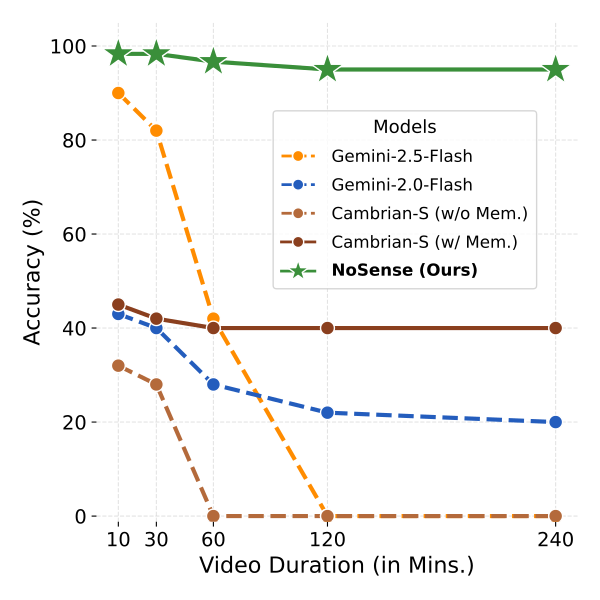

The Python source for this figure:
import matplotlib.pyplot as plt

# Use serif fonts for print
plt.rcParams["font.family"] = "sans-serif"
plt.rcParams["font.size"] = 15

# Data
dur = [10, 30, 60, 120, 240]

# original colors
col_g25 = "#FF8C00"
col_g20 = "#245DBD"
col_c_wo = "#B46A3B"
col_c_w  = "#8A3F1E"

# new model colors
col_clip = "#4D3838"
col_b16  = "#AB1CCF"
col_so384 = "#C70039"
col_so512 = "#3A8F3A"

plt.figure(figsize=(6,6))

ax = plt.gca()

# Remove right and top spines
ax.spines["right"].set_visible(False)
ax.spines["top"].set_visible(False)
ax.spines["left"].set_visible(False)
ax.spines["bottom"].set_visible(False)

# Axis tick fontsize
plt.xticks(dur, fontsize=14)
plt.yticks(fontsize=14)

# Original models
h1, = plt.plot(dur,[90,82,42,0,0],"--",color=col_g25,linewidth=3,label="Gemini-2.5-Flash")
plt.scatter(dur,[90,82,42,0,0], s=100, color=col_g25, edgecolors='white', zorder=10)

h2, = plt.plot(dur,[43,40,28,22,20],"--",color=col_g20,linewidth=3,label="Gemini-2.0-Flash")
plt.scatter(dur,[43,40,28,22,20], s=100, color=col_g20, edgecolors='white', zorder=10)

h3, = plt.plot(dur,[32,28,0,0,0],"--",color=col_c_wo,linewidth=3,label="Cambrian-S (w/o Mem.)")
plt.scatter(dur,[32,28,0,0,0], s=100, color=col_c_wo, edgecolors='white', zorder=10)

h4, = plt.plot(dur,[45,42,40,40,40],"-",color=col_c_w,linewidth=3,label="Cambrian-S (w/ Mem.)")
plt.scatter(dur,[45,42,40,40,40], s=100, color=col_c_w, edgecolors='white', zorder=10)

# New models
# h5, = plt.plot(dur,[91.67,83.33,80,76.67,71.67],"o:",color=col_clip,linewidth=5,label="CLIP-L/14-224")
# h6, = plt.plot(dur,[95,91.67,88.33,83.33,85],"o:",color=col_b16,linewidth=5,label="SigLIP2-B/16-224")
# h7, = plt.plot(dur,[98.33,98.33,95,95,90],"o:",color=col_so384,linewidth=5,label="SigLIP2-So400m-384")

# Best model
h8, = plt.plot(dur,[98.33,98.33,96.67,95,95], "-", markersize=18,color=col_so512,linewidth=3,label=r"$\mathbf{NoSense\ (Ours)}$",)
plt.scatter(dur,[98.33,98.33,96.67,95,95], s=600, color=col_so512, edgecolors='white', zorder=10, marker="*")


plt.xlabel("Video Duration (in Mins.)", fontsize=16)
plt.ylabel("Accuracy (%)", fontsize=16)
plt.ylim(-1.2,105)
plt.grid(True, linestyle="--", alpha=0.35)

# Legend grouping with gap
original_handles = [h1, h2, h3, h4]
# new_handles = [h5, h6, h7, h8]
new_handles = [h8]

from matplotlib.lines import Line2D
legend_handles = [
    Line2D([0], [0],
           color=col_g25, linewidth=2, linestyle="--",
           marker='o', markersize=8,
           markerfacecolor=col_g25, markeredgecolor='white',
           label="Gemini-2.5-Flash"),

    Line2D([0], [0],
           color=col_g20, linewidth=2, linestyle="--",
           marker='o', markersize=8,
           markerfacecolor=col_g20, markeredgecolor='white',
           label="Gemini-2.0-Flash"),

    Line2D([0], [0],
           color=col_c_wo, linewidth=2, linestyle="--",
           marker='o', markersize=8,
           markerfacecolor=col_c_wo, markeredgecolor='white',
           label="Cambrian-S (w/o Mem.)"),

    Line2D([0], [0],
           color=col_c_w, linewidth=2, linestyle="-",
           marker='o', markersize=8,
           markerfacecolor=col_c_w, markeredgecolor='white',
           label="Cambrian-S (w/ Mem.)"),

    Line2D([0], [0],
           color=col_so512, linewidth=2, linestyle='-',
           marker='*', markersize=16,
           markerfacecolor=col_so512, markeredgecolor='white',
           label=r"$\mathbf{NoSense\ (Ours)}$",),
]

plt.legend(
    handles=legend_handles,
    bbox_to_anchor=(0.35, 0.45),
    fontsize=12,
    title="Models",
    title_fontsize=13,
    labelspacing=0.75,
    handletextpad=1,
    borderpad=0.5
)

plt.tight_layout()
plt.savefig("accuracy.pdf", dpi=300, transparent=True)
plt.savefig("accuracy.png", dpi=400, transparent=True)
plt.show()
